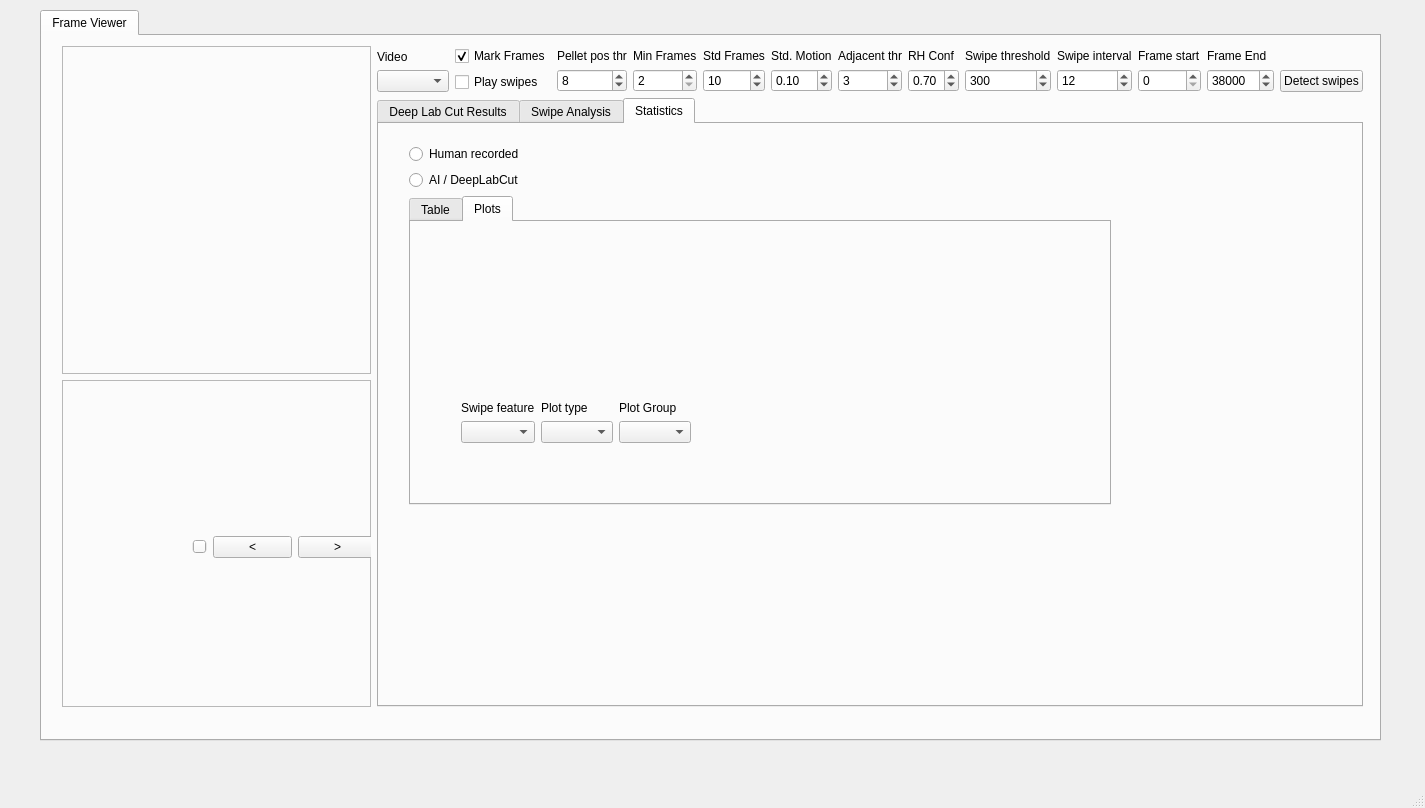
<?xml version="1.0" encoding="UTF-8"?>
<ui version="4.0">
 <class>MainWindow</class>
 <widget class="QMainWindow" name="MainWindow">
  <property name="geometry">
   <rect>
    <x>0</x>
    <y>0</y>
    <width>1425</width>
    <height>808</height>
   </rect>
  </property>
  <property name="windowTitle">
   <string>Blackmore Lab - ASPA</string>
  </property>
  <widget class="QWidget" name="centralwidget">
   <widget class="QWidget" name="verticalLayoutWidget_7">
    <property name="geometry">
     <rect>
      <x>40</x>
      <y>10</y>
      <width>1341</width>
      <height>731</height>
     </rect>
    </property>
    <layout class="QVBoxLayout" name="vLytMainWin">
     <item>
      <widget class="QTabWidget" name="tabWidget">
       <property name="currentIndex">
        <number>0</number>
       </property>
       <widget class="QWidget" name="tabFrames">
        <attribute name="title">
         <string>Frame Viewer</string>
        </attribute>
        <widget class="QWidget" name="verticalLayoutWidget">
         <property name="geometry">
          <rect>
           <x>20</x>
           <y>10</y>
           <width>1301</width>
           <height>661</height>
          </rect>
         </property>
         <layout class="QVBoxLayout" name="vLytFrameViewer" stretch="3,8">
          <item>
           <layout class="QVBoxLayout" name="vLytRightHandY"/>
          </item>
          <item>
           <layout class="QHBoxLayout" name="hLytAnalysis" stretch="40,60">
            <item>
             <layout class="QVBoxLayout" name="vLytVideo">
              <item>
               <widget class="QFrame" name="frameMPLVideoPlayer">
                <property name="frameShape">
                 <enum>QFrame::StyledPanel</enum>
                </property>
                <property name="frameShadow">
                 <enum>QFrame::Raised</enum>
                </property>
                <widget class="QWidget" name="verticalLayoutWidget_6">
                 <property name="geometry">
                  <rect>
                   <x>160</x>
                   <y>80</y>
                   <width>160</width>
                   <height>80</height>
                  </rect>
                 </property>
                 <layout class="QVBoxLayout" name="vLytMPLVideo"/>
                </widget>
               </widget>
              </item>
              <item>
               <widget class="QFrame" name="frameVideoPlayer">
                <property name="frameShape">
                 <enum>QFrame::StyledPanel</enum>
                </property>
                <property name="frameShadow">
                 <enum>QFrame::Raised</enum>
                </property>
                <widget class="QWidget" name="layoutWidget">
                 <property name="geometry">
                  <rect>
                   <x>130</x>
                   <y>20</y>
                   <width>231</width>
                   <height>201</height>
                  </rect>
                 </property>
                 <layout class="QVBoxLayout" name="vLytVideoPlayer" stretch="9,1,3">
                  <item>
                   <layout class="QVBoxLayout" name="vLytFrameView">
                    <item>
                     <widget class="QLabel" name="lblFrameView">
                      <property name="sizePolicy">
                       <sizepolicy hsizetype="MinimumExpanding" vsizetype="Expanding">
                        <horstretch>1</horstretch>
                        <verstretch>1</verstretch>
                       </sizepolicy>
                      </property>
                      <property name="text">
                       <string/>
                      </property>
                      <property name="scaledContents">
                       <bool>false</bool>
                      </property>
                      <property name="alignment">
                       <set>Qt::AlignCenter</set>
                      </property>
                     </widget>
                    </item>
                   </layout>
                  </item>
                  <item>
                   <layout class="QHBoxLayout" name="hLytVideoControls">
                    <item>
                     <layout class="QVBoxLayout" name="verticalLayout_4">
                      <item>
                       <widget class="QSlider" name="sldrFrames">
                        <property name="orientation">
                         <enum>Qt::Horizontal</enum>
                        </property>
                       </widget>
                      </item>
                     </layout>
                    </item>
                    <item>
                     <widget class="QPushButton" name="btnNavL">
                      <property name="text">
                       <string>&lt;</string>
                      </property>
                     </widget>
                    </item>
                    <item>
                     <widget class="QPushButton" name="btnNavR">
                      <property name="text">
                       <string>&gt;</string>
                      </property>
                     </widget>
                    </item>
                    <item>
                     <widget class="QPushButton" name="btnPlay">
                      <property name="text">
                       <string/>
                      </property>
                     </widget>
                    </item>
                   </layout>
                  </item>
                  <item>
                   <layout class="QHBoxLayout" name="hLytThumbnails"/>
                  </item>
                 </layout>
                </widget>
               </widget>
              </item>
             </layout>
            </item>
            <item>
             <layout class="QVBoxLayout" name="vLytFrameInfo" stretch="1,15">
              <item>
               <layout class="QHBoxLayout" name="hLytControls" stretch="15,0,0,0,0,0,0,0,1,0,1,1,1,0">
                <item>
                 <spacer name="horizontalSpacer">
                  <property name="orientation">
                   <enum>Qt::Horizontal</enum>
                  </property>
                  <property name="sizeHint" stdset="0">
                   <size>
                    <width>40</width>
                    <height>20</height>
                   </size>
                  </property>
                 </spacer>
                </item>
                <item>
                 <layout class="QVBoxLayout" name="vLytRYTh_3">
                  <item>
                   <spacer name="verticalSpacer_8">
                    <property name="orientation">
                     <enum>Qt::Vertical</enum>
                    </property>
                    <property name="sizeHint" stdset="0">
                     <size>
                      <width>20</width>
                      <height>40</height>
                     </size>
                    </property>
                   </spacer>
                  </item>
                  <item>
                   <widget class="QLabel" name="lblVideo">
                    <property name="text">
                     <string>Video</string>
                    </property>
                   </widget>
                  </item>
                  <item>
                   <widget class="QComboBox" name="cmbVideoList"/>
                  </item>
                 </layout>
                </item>
                <item>
                 <layout class="QVBoxLayout" name="vLytPlaySwipes">
                  <item>
                   <spacer name="verticalSpacer_11">
                    <property name="orientation">
                     <enum>Qt::Vertical</enum>
                    </property>
                    <property name="sizeHint" stdset="0">
                     <size>
                      <width>20</width>
                      <height>40</height>
                     </size>
                    </property>
                   </spacer>
                  </item>
                  <item>
                   <widget class="QCheckBox" name="chkMarkFrames">
                    <property name="text">
                     <string>Mark Frames</string>
                    </property>
                    <property name="checked">
                     <bool>true</bool>
                    </property>
                   </widget>
                  </item>
                  <item>
                   <widget class="QCheckBox" name="chkSwipes">
                    <property name="text">
                     <string>Play swipes</string>
                    </property>
                   </widget>
                  </item>
                 </layout>
                </item>
                <item>
                 <layout class="QVBoxLayout" name="vLytRYConf_6">
                  <item>
                   <spacer name="verticalSpacer_25">
                    <property name="orientation">
                     <enum>Qt::Vertical</enum>
                    </property>
                    <property name="sizeHint" stdset="0">
                     <size>
                      <width>20</width>
                      <height>40</height>
                     </size>
                    </property>
                   </spacer>
                  </item>
                  <item>
                   <widget class="QLabel" name="lblPelletPosTh">
                    <property name="toolTip">
                     <string>Min frames in a swipe sequence</string>
                    </property>
                    <property name="text">
                     <string>Pellet pos thr</string>
                    </property>
                   </widget>
                  </item>
                  <item>
                   <widget class="QSpinBox" name="spbPelletPosTh">
                    <property name="toolTip">
                     <string>Min frames in a swipe sequence</string>
                    </property>
                    <property name="minimum">
                     <number>1</number>
                    </property>
                    <property name="value">
                     <number>8</number>
                    </property>
                   </widget>
                  </item>
                 </layout>
                </item>
                <item>
                 <layout class="QVBoxLayout" name="vLytRYConf_2">
                  <item>
                   <spacer name="verticalSpacer_12">
                    <property name="orientation">
                     <enum>Qt::Vertical</enum>
                    </property>
                    <property name="sizeHint" stdset="0">
                     <size>
                      <width>20</width>
                      <height>40</height>
                     </size>
                    </property>
                   </spacer>
                  </item>
                  <item>
                   <widget class="QLabel" name="lblMinFrames">
                    <property name="toolTip">
                     <string>Min frames in a swipe sequence</string>
                    </property>
                    <property name="text">
                     <string>Min Frames</string>
                    </property>
                   </widget>
                  </item>
                  <item>
                   <widget class="QSpinBox" name="spbMinFrames">
                    <property name="toolTip">
                     <string>Min frames in a swipe sequence</string>
                    </property>
                    <property name="minimum">
                     <number>2</number>
                    </property>
                    <property name="value">
                     <number>2</number>
                    </property>
                   </widget>
                  </item>
                 </layout>
                </item>
                <item>
                 <layout class="QVBoxLayout" name="vLytRYConf_5">
                  <item>
                   <spacer name="verticalSpacer_24">
                    <property name="orientation">
                     <enum>Qt::Vertical</enum>
                    </property>
                    <property name="sizeHint" stdset="0">
                     <size>
                      <width>20</width>
                      <height>40</height>
                     </size>
                    </property>
                   </spacer>
                  </item>
                  <item>
                   <widget class="QLabel" name="lblMinFramesStd">
                    <property name="toolTip">
                     <string>Min frames in a swipe sequence</string>
                    </property>
                    <property name="text">
                     <string>Std Frames</string>
                    </property>
                   </widget>
                  </item>
                  <item>
                   <widget class="QSpinBox" name="spbMinFramesStd">
                    <property name="toolTip">
                     <string>Min frames for motion std deviation calculation</string>
                    </property>
                    <property name="minimum">
                     <number>2</number>
                    </property>
                    <property name="value">
                     <number>10</number>
                    </property>
                   </widget>
                  </item>
                 </layout>
                </item>
                <item>
                 <layout class="QVBoxLayout" name="vLytRYConf_4">
                  <item>
                   <spacer name="verticalSpacer_23">
                    <property name="orientation">
                     <enum>Qt::Vertical</enum>
                    </property>
                    <property name="sizeHint" stdset="0">
                     <size>
                      <width>20</width>
                      <height>40</height>
                     </size>
                    </property>
                   </spacer>
                  </item>
                  <item>
                   <widget class="QLabel" name="lblStdMotion">
                    <property name="toolTip">
                     <string>Std. deviation value to check motion</string>
                    </property>
                    <property name="text">
                     <string>Std. Motion</string>
                    </property>
                   </widget>
                  </item>
                  <item>
                   <widget class="QDoubleSpinBox" name="dspbStdMotion">
                    <property name="toolTip">
                     <string>Std. deviation to check for motion in swipe seq.</string>
                    </property>
                    <property name="value">
                     <double>0.100000000000000</double>
                    </property>
                   </widget>
                  </item>
                 </layout>
                </item>
                <item>
                 <layout class="QVBoxLayout" name="vLytRYConf_3">
                  <item>
                   <spacer name="verticalSpacer_22">
                    <property name="orientation">
                     <enum>Qt::Vertical</enum>
                    </property>
                    <property name="sizeHint" stdset="0">
                     <size>
                      <width>20</width>
                      <height>40</height>
                     </size>
                    </property>
                   </spacer>
                  </item>
                  <item>
                   <widget class="QLabel" name="lblAdjacentThreshold">
                    <property name="toolTip">
                     <string>Acceptable gap between consecutive frame indices in a swipe sequence</string>
                    </property>
                    <property name="text">
                     <string>Adjacent thr</string>
                    </property>
                   </widget>
                  </item>
                  <item>
                   <widget class="QSpinBox" name="spbAdjacent">
                    <property name="toolTip">
                     <string>Acceptable gap between consecutive frame indices in a swipe sequence</string>
                    </property>
                    <property name="value">
                     <number>3</number>
                    </property>
                   </widget>
                  </item>
                 </layout>
                </item>
                <item>
                 <layout class="QVBoxLayout" name="vLytRYConf">
                  <item>
                   <spacer name="verticalSpacer_7">
                    <property name="orientation">
                     <enum>Qt::Vertical</enum>
                    </property>
                    <property name="sizeHint" stdset="0">
                     <size>
                      <width>20</width>
                      <height>40</height>
                     </size>
                    </property>
                   </spacer>
                  </item>
                  <item>
                   <widget class="QLabel" name="lblRYConf">
                    <property name="text">
                     <string>RH Conf</string>
                    </property>
                   </widget>
                  </item>
                  <item>
                   <widget class="QDoubleSpinBox" name="dspbRHConf">
                    <property name="maximum">
                     <double>1.000000000000000</double>
                    </property>
                    <property name="singleStep">
                     <double>0.050000000000000</double>
                    </property>
                    <property name="value">
                     <double>0.700000000000000</double>
                    </property>
                   </widget>
                  </item>
                 </layout>
                </item>
                <item>
                 <layout class="QVBoxLayout" name="vLytRYTh">
                  <item>
                   <spacer name="verticalSpacer_6">
                    <property name="orientation">
                     <enum>Qt::Vertical</enum>
                    </property>
                    <property name="sizeHint" stdset="0">
                     <size>
                      <width>20</width>
                      <height>40</height>
                     </size>
                    </property>
                   </spacer>
                  </item>
                  <item>
                   <widget class="QLabel" name="lblSwipeThreshold">
                    <property name="text">
                     <string>Swipe threshold</string>
                    </property>
                   </widget>
                  </item>
                  <item>
                   <widget class="QSpinBox" name="spbSwipeThreshold">
                    <property name="maximum">
                     <number>1000</number>
                    </property>
                    <property name="singleStep">
                     <number>5</number>
                    </property>
                    <property name="value">
                     <number>300</number>
                    </property>
                   </widget>
                  </item>
                 </layout>
                </item>
                <item>
                 <layout class="QVBoxLayout" name="vLytSwipeInterval">
                  <item>
                   <spacer name="verticalSpacer_10">
                    <property name="orientation">
                     <enum>Qt::Vertical</enum>
                    </property>
                    <property name="sizeHint" stdset="0">
                     <size>
                      <width>20</width>
                      <height>40</height>
                     </size>
                    </property>
                   </spacer>
                  </item>
                  <item>
                   <widget class="QLabel" name="lblSwipeInterval">
                    <property name="text">
                     <string>Swipe interval</string>
                    </property>
                   </widget>
                  </item>
                  <item>
                   <widget class="QSpinBox" name="spbSwipeInterval">
                    <property name="maximum">
                     <number>500</number>
                    </property>
                    <property name="singleStep">
                     <number>5</number>
                    </property>
                    <property name="value">
                     <number>12</number>
                    </property>
                   </widget>
                  </item>
                 </layout>
                </item>
                <item>
                 <layout class="QVBoxLayout" name="vLytFrameStart">
                  <item>
                   <spacer name="verticalSpacer_2">
                    <property name="orientation">
                     <enum>Qt::Vertical</enum>
                    </property>
                    <property name="sizeHint" stdset="0">
                     <size>
                      <width>20</width>
                      <height>40</height>
                     </size>
                    </property>
                   </spacer>
                  </item>
                  <item>
                   <widget class="QLabel" name="lblFrameStart">
                    <property name="text">
                     <string>Frame start</string>
                    </property>
                   </widget>
                  </item>
                  <item>
                   <widget class="QSpinBox" name="spbFrameStart">
                    <property name="maximum">
                     <number>40000</number>
                    </property>
                    <property name="singleStep">
                     <number>1000</number>
                    </property>
                   </widget>
                  </item>
                 </layout>
                </item>
                <item>
                 <layout class="QVBoxLayout" name="vLytFrameEnd">
                  <item>
                   <spacer name="verticalSpacer">
                    <property name="orientation">
                     <enum>Qt::Vertical</enum>
                    </property>
                    <property name="sizeHint" stdset="0">
                     <size>
                      <width>20</width>
                      <height>40</height>
                     </size>
                    </property>
                   </spacer>
                  </item>
                  <item>
                   <widget class="QLabel" name="lblFrameEnd">
                    <property name="text">
                     <string>Frame End</string>
                    </property>
                   </widget>
                  </item>
                  <item>
                   <widget class="QSpinBox" name="spbFrameEnd">
                    <property name="maximum">
                     <number>100000</number>
                    </property>
                    <property name="singleStep">
                     <number>1000</number>
                    </property>
                    <property name="value">
                     <number>38000</number>
                    </property>
                   </widget>
                  </item>
                 </layout>
                </item>
                <item>
                 <layout class="QVBoxLayout" name="vLytDetectSwipes">
                  <item>
                   <spacer name="verticalSpacer_3">
                    <property name="orientation">
                     <enum>Qt::Vertical</enum>
                    </property>
                    <property name="sizeHint" stdset="0">
                     <size>
                      <width>20</width>
                      <height>40</height>
                     </size>
                    </property>
                   </spacer>
                  </item>
                  <item>
                   <widget class="QPushButton" name="btnDetectSwipes">
                    <property name="text">
                     <string>Detect swipes</string>
                    </property>
                   </widget>
                  </item>
                 </layout>
                </item>
               </layout>
              </item>
              <item>
               <widget class="QTabWidget" name="tabFrameInfoWidget">
                <property name="currentIndex">
                 <number>2</number>
                </property>
                <widget class="QWidget" name="tabFrameInfo">
                 <attribute name="title">
                  <string>Deep Lab Cut Results</string>
                 </attribute>
                 <widget class="QWidget" name="verticalLayoutWidget_5">
                  <property name="geometry">
                   <rect>
                    <x>40</x>
                    <y>20</y>
                    <width>541</width>
                    <height>271</height>
                   </rect>
                  </property>
                  <layout class="QVBoxLayout" name="vLytDLCTable">
                   <item>
                    <widget class="QTableWidget" name="tblFrameInfo"/>
                   </item>
                  </layout>
                 </widget>
                </widget>
                <widget class="QWidget" name="tabSwipeInfo">
                 <attribute name="title">
                  <string>Swipe Analysis</string>
                 </attribute>
                 <widget class="QWidget" name="verticalLayoutWidget_4">
                  <property name="geometry">
                   <rect>
                    <x>60</x>
                    <y>70</y>
                    <width>591</width>
                    <height>221</height>
                   </rect>
                  </property>
                  <layout class="QVBoxLayout" name="vLytSwipeInfo" stretch="1,100">
                   <item>
                    <layout class="QHBoxLayout" name="hLytSwipeInfoControls" stretch="3,0,7">
                     <item>
                      <layout class="QVBoxLayout" name="vLytReachOutcome">
                       <item>
                        <spacer name="verticalSpacer_9">
                         <property name="orientation">
                          <enum>Qt::Vertical</enum>
                         </property>
                         <property name="sizeHint" stdset="0">
                          <size>
                           <width>20</width>
                           <height>40</height>
                          </size>
                         </property>
                        </spacer>
                       </item>
                       <item>
                        <widget class="QLabel" name="lblReachOutcome">
                         <property name="text">
                          <string>Reach outcome</string>
                         </property>
                        </widget>
                       </item>
                       <item>
                        <widget class="QLineEdit" name="reachOutcomeFilter"/>
                       </item>
                      </layout>
                     </item>
                     <item>
                      <widget class="QPushButton" name="btnSave">
                       <property name="text">
                        <string>Save</string>
                       </property>
                      </widget>
                     </item>
                     <item>
                      <spacer name="horizontalSpacer_2">
                       <property name="orientation">
                        <enum>Qt::Horizontal</enum>
                       </property>
                       <property name="sizeHint" stdset="0">
                        <size>
                         <width>40</width>
                         <height>20</height>
                        </size>
                       </property>
                      </spacer>
                     </item>
                    </layout>
                   </item>
                   <item>
                    <widget class="QTableWidget" name="tblSwipeInfo">
                     <property name="sizeAdjustPolicy">
                      <enum>QAbstractScrollArea::AdjustToContents</enum>
                     </property>
                    </widget>
                   </item>
                  </layout>
                 </widget>
                </widget>
                <widget class="QWidget" name="tabStats">
                 <attribute name="title">
                  <string>Statistics</string>
                 </attribute>
                 <widget class="QWidget" name="verticalLayoutWidget_3">
                  <property name="geometry">
                   <rect>
                    <x>30</x>
                    <y>20</y>
                    <width>702</width>
                    <height>361</height>
                   </rect>
                  </property>
                  <layout class="QVBoxLayout" name="vLytStats" stretch="1,100">
                   <item>
                    <layout class="QHBoxLayout" name="hLytSummaryFilters">
                     <item>
                      <layout class="QVBoxLayout" name="vLytRYTh_9">
                       <item>
                        <spacer name="verticalSpacer_19">
                         <property name="orientation">
                          <enum>Qt::Vertical</enum>
                         </property>
                         <property name="sizeHint" stdset="0">
                          <size>
                           <width>20</width>
                           <height>40</height>
                          </size>
                         </property>
                        </spacer>
                       </item>
                       <item>
                        <widget class="QRadioButton" name="rbHuman">
                         <property name="text">
                          <string>Human recorded</string>
                         </property>
                        </widget>
                       </item>
                       <item>
                        <widget class="QRadioButton" name="rbAI">
                         <property name="text">
                          <string>AI / DeepLabCut</string>
                         </property>
                        </widget>
                       </item>
                      </layout>
                     </item>
                    </layout>
                   </item>
                   <item>
                    <widget class="QTabWidget" name="tabStats_2">
                     <property name="currentIndex">
                      <number>1</number>
                     </property>
                     <widget class="QWidget" name="tabSummaryTable">
                      <attribute name="title">
                       <string>Table</string>
                      </attribute>
                      <widget class="QWidget" name="verticalLayoutWidget_9">
                       <property name="geometry">
                        <rect>
                         <x>20</x>
                         <y>30</y>
                         <width>621</width>
                         <height>181</height>
                        </rect>
                       </property>
                       <layout class="QVBoxLayout" name="vLytSummaryTable">
                        <item>
                         <widget class="QTableWidget" name="tblSummary"/>
                        </item>
                       </layout>
                      </widget>
                     </widget>
                     <widget class="QWidget" name="tabPlots">
                      <attribute name="title">
                       <string>Plots</string>
                      </attribute>
                      <widget class="QWidget" name="verticalLayoutWidget_2">
                       <property name="geometry">
                        <rect>
                         <x>50</x>
                         <y>20</y>
                         <width>561</width>
                         <height>201</height>
                        </rect>
                       </property>
                       <layout class="QVBoxLayout" name="vLytPlots" stretch="1,100">
                        <item>
                         <layout class="QHBoxLayout" name="hLytPlotControls" stretch="1,0,0,100">
                          <item>
                           <layout class="QVBoxLayout" name="vLytSwipeFeature">
                            <item>
                             <spacer name="verticalSpacer_18">
                              <property name="orientation">
                               <enum>Qt::Vertical</enum>
                              </property>
                              <property name="sizeHint" stdset="0">
                               <size>
                                <width>20</width>
                                <height>40</height>
                               </size>
                              </property>
                             </spacer>
                            </item>
                            <item>
                             <widget class="QLabel" name="lblSwipeFeature">
                              <property name="text">
                               <string>Swipe feature</string>
                              </property>
                             </widget>
                            </item>
                            <item>
                             <widget class="QComboBox" name="cmbSwipeFeature"/>
                            </item>
                           </layout>
                          </item>
                          <item>
                           <layout class="QVBoxLayout" name="vLytPlotType">
                            <item>
                             <spacer name="verticalSpacer_20">
                              <property name="orientation">
                               <enum>Qt::Vertical</enum>
                              </property>
                              <property name="sizeHint" stdset="0">
                               <size>
                                <width>20</width>
                                <height>40</height>
                               </size>
                              </property>
                             </spacer>
                            </item>
                            <item>
                             <widget class="QLabel" name="lblPlotType">
                              <property name="text">
                               <string>Plot type</string>
                              </property>
                             </widget>
                            </item>
                            <item>
                             <widget class="QComboBox" name="cmbPlotType"/>
                            </item>
                           </layout>
                          </item>
                          <item>
                           <layout class="QVBoxLayout" name="vLytPlotType_2">
                            <item>
                             <spacer name="verticalSpacer_21">
                              <property name="orientation">
                               <enum>Qt::Vertical</enum>
                              </property>
                              <property name="sizeHint" stdset="0">
                               <size>
                                <width>20</width>
                                <height>40</height>
                               </size>
                              </property>
                             </spacer>
                            </item>
                            <item>
                             <widget class="QLabel" name="lblPlotGroup">
                              <property name="text">
                               <string>Plot Group</string>
                              </property>
                             </widget>
                            </item>
                            <item>
                             <widget class="QComboBox" name="cmbPlotGroup"/>
                            </item>
                           </layout>
                          </item>
                          <item>
                           <spacer name="horizontalSpacer_3">
                            <property name="orientation">
                             <enum>Qt::Horizontal</enum>
                            </property>
                            <property name="sizeHint" stdset="0">
                             <size>
                              <width>40</width>
                              <height>20</height>
                             </size>
                            </property>
                           </spacer>
                          </item>
                         </layout>
                        </item>
                        <item>
                         <layout class="QVBoxLayout" name="vLytPlot"/>
                        </item>
                       </layout>
                      </widget>
                     </widget>
                    </widget>
                   </item>
                  </layout>
                 </widget>
                </widget>
               </widget>
              </item>
             </layout>
            </item>
           </layout>
          </item>
         </layout>
        </widget>
       </widget>
      </widget>
     </item>
    </layout>
   </widget>
  </widget>
  <widget class="QMenuBar" name="menubar">
   <property name="geometry">
    <rect>
     <x>0</x>
     <y>0</y>
     <width>1425</width>
     <height>21</height>
    </rect>
   </property>
  </widget>
  <widget class="QStatusBar" name="statusbar"/>
 </widget>
 <resources/>
 <connections/>
</ui>
